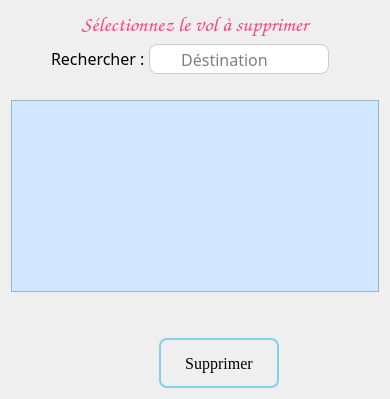
          <widget class="QWidget" name="page_32">
           <layout class="QGridLayout" name="gridLayout_15">
            <item row="0" column="0">
             <widget class="QLabel" name="label_200">
              <property name="sizePolicy">
               <sizepolicy hsizetype="Preferred" vsizetype="Fixed">
                <horstretch>0</horstretch>
                <verstretch>0</verstretch>
               </sizepolicy>
              </property>
              <property name="font">
               <font>
                <family>Comic Sans MS</family>
                <pointsize>16</pointsize>
               </font>
              </property>
              <property name="styleSheet">
               <string notr="true">color: #FF4081;</string>
              </property>
              <property name="text">
               <string>Sélectionnez le vol à supprimer</string>
              </property>
              <property name="textFormat">
               <enum>Qt::TextFormat::AutoText</enum>
              </property>
              <property name="alignment">
               <set>Qt::AlignmentFlag::AlignCenter</set>
              </property>
              <property name="margin">
               <number>10</number>
              </property>
             </widget>
            </item>
            <item row="3" column="0">
             <spacer name="verticalSpacer_9">
              <property name="orientation">
               <enum>Qt::Orientation::Vertical</enum>
              </property>
              <property name="sizeType">
               <enum>QSizePolicy::Policy::Preferred</enum>
              </property>
              <property name="sizeHint" stdset="0">
               <size>
                <width>20</width>
                <height>40</height>
               </size>
              </property>
             </spacer>
            </item>
            <item row="4" column="0">
             <layout class="QHBoxLayout" name="horizontalLayout_45">
              <property name="spacing">
               <number>20</number>
              </property>
              <property name="leftMargin">
               <number>0</number>
              </property>
              <property name="rightMargin">
               <number>100</number>
              </property>
              <item alignment="Qt::AlignmentFlag::AlignRight">
               <widget class="QPushButton" name="btnSup">
                <property name="enabled">
                 <bool>false</bool>
                </property>
                <property name="sizePolicy">
                 <sizepolicy hsizetype="Fixed" vsizetype="Fixed">
                  <horstretch>0</horstretch>
                  <verstretch>0</verstretch>
                 </sizepolicy>
                </property>
                <property name="minimumSize">
                 <size>
                  <width>120</width>
                  <height>50</height>
                 </size>
                </property>
                <property name="maximumSize">
                 <size>
                  <width>200</width>
                  <height>60</height>
                 </size>
                </property>
                <property name="font">
                 <font>
                  <family>Georgia</family>
                  <pointsize>12</pointsize>
                 </font>
                </property>
                <property name="styleSheet">
                 <string notr="true">QPushButton {
    background: qlineargradient(x1:0, y1:0, x2:0, y2:1,
                                stop:0 #00aaff, stop:1 #f0f0f0);
    border: 2px solid skyblue;
    border-radius: 8px;
    padding: 5px;
    color: black;
}

QPushButton:hover {
    background: qlineargradient(x1:0, y1:0, x2:0, y2:1,
                                stop:0 #f0f0f0, stop:1 #00aaff);
    border: 2px solid skyblue;
}

QPushButton:pressed {
    background: qlineargradient(x1:0, y1:0, x2:0, y2:1,
                                stop:0 #f0f0f0, stop:1 #0080ff);
    border: 2px solid teal;
}</string>
                </property>
                <property name="text">
                 <string>Supprimer</string>
                </property>
                <property name="icon">
                 <iconset theme="QIcon::ThemeIcon::EditDelete"/>
                </property>
                <property name="iconSize">
                 <size>
                  <width>20</width>
                  <height>20</height>
                 </size>
                </property>
               </widget>
              </item>
             </layout>
            </item>
            <item row="1" column="0">
             <layout class="QHBoxLayout" name="horizontalLayout_25">
              <property name="spacing">
               <number>0</number>
              </property>
              <property name="topMargin">
               <number>0</number>
              </property>
              <property name="rightMargin">
               <number>50</number>
              </property>
              <property name="bottomMargin">
               <number>20</number>
              </property>
              <item>
               <spacer name="horizontalSpacer_34">
                <property name="orientation">
                 <enum>Qt::Orientation::Horizontal</enum>
                </property>
                <property name="sizeHint" stdset="0">
                 <size>
                  <width>40</width>
                  <height>20</height>
                 </size>
                </property>
               </spacer>
              </item>
              <item alignment="Qt::AlignmentFlag::AlignRight">
               <widget class="QLabel" name="label_17">
                <property name="sizePolicy">
                 <sizepolicy hsizetype="Fixed" vsizetype="Fixed">
                  <horstretch>0</horstretch>
                  <verstretch>0</verstretch>
                 </sizepolicy>
                </property>
                <property name="font">
                 <font>
                  <family>Calisto MT</family>
                  <pointsize>12</pointsize>
                 </font>
                </property>
                <property name="text">
                 <string>Rechercher : </string>
                </property>
               </widget>
              </item>
              <item alignment="Qt::AlignmentFlag::AlignRight">
               <widget class="QLineEdit" name="supRechercheVol">
                <property name="sizePolicy">
                 <sizepolicy hsizetype="Fixed" vsizetype="Fixed">
                  <horstretch>0</horstretch>
                  <verstretch>0</verstretch>
                 </sizepolicy>
                </property>
                <property name="minimumSize">
                 <size>
                  <width>150</width>
                  <height>0</height>
                 </size>
                </property>
                <property name="maximumSize">
                 <size>
                  <width>150</width>
                  <height>30</height>
                 </size>
                </property>
                <property name="font">
                 <font>
                  <family>Calisto MT</family>
                  <pointsize>12</pointsize>
                 </font>
                </property>
                <property name="styleSheet">
                 <string notr="true">QLineEdit {
border : none;
 border: 1px solid #ccc;
border-right : none;
background-color : white;
border-radius : none;
border-top-left-radius : 8px;
border-bottom-left-radius : 8px;
}</string>
                </property>
                <property name="alignment">
                 <set>Qt::AlignmentFlag::AlignCenter</set>
                </property>
                <property name="placeholderText">
                 <string>Déstination</string>
                </property>
               </widget>
              </item>
              <item>
               <widget class="QPushButton" name="pushButton_10">
                <property name="sizePolicy">
                 <sizepolicy hsizetype="Fixed" vsizetype="Fixed">
                  <horstretch>0</horstretch>
                  <verstretch>0</verstretch>
                 </sizepolicy>
                </property>
                <property name="minimumSize">
                 <size>
                  <width>30</width>
                  <height>30</height>
                 </size>
                </property>
                <property name="maximumSize">
                 <size>
                  <width>30</width>
                  <height>30</height>
                 </size>
                </property>
                <property name="font">
                 <font>
                  <family>Calisto MT</family>
                  <pointsize>12</pointsize>
                 </font>
                </property>
                <property name="styleSheet">
                 <string notr="true">QPushButton {
border : none;
background-color : white;
border: 1px solid #ccc;
border-left : none;
border-top-right-radius : 8px;
border-bottom-right-radius : 8px;
}</string>
                </property>
                <property name="text">
                 <string/>
                </property>
                <property name="icon">
                 <iconset theme="QIcon::ThemeIcon::SystemSearch"/>
                </property>
               </widget>
              </item>
             </layout>
            </item>
            <item row="2" column="0">
             <widget class="QTableView" name="supListeVol">
              <property name="sizePolicy">
               <sizepolicy hsizetype="Expanding" vsizetype="Preferred">
                <horstretch>0</horstretch>
                <verstretch>0</verstretch>
               </sizepolicy>
              </property>
              <property name="font">
               <font>
                <family>Microsoft JhengHei</family>
                <pointsize>10</pointsize>
               </font>
              </property>
              <property name="styleSheet">
               <string notr="true">background-color:  #CFE8FF;
selection-background-color: lightseagreen;</string>
              </property>
              <property name="alternatingRowColors">
               <bool>true</bool>
              </property>
              <property name="selectionMode">
               <enum>QAbstractItemView::SelectionMode::SingleSelection</enum>
              </property>
              <property name="selectionBehavior">
               <enum>QAbstractItemView::SelectionBehavior::SelectRows</enum>
              </property>
              <attribute name="horizontalHeaderDefaultSectionSize">
               <number>145</number>
              </attribute>
              <attribute name="horizontalHeaderStretchLastSection">
               <bool>true</bool>
              </attribute>
              <attribute name="verticalHeaderVisible">
               <bool>false</bool>
              </attribute>
              <attribute name="verticalHeaderDefaultSectionSize">
               <number>35</number>
              </attribute>
             </widget>
            </item>
           </layout>
          </widget>
